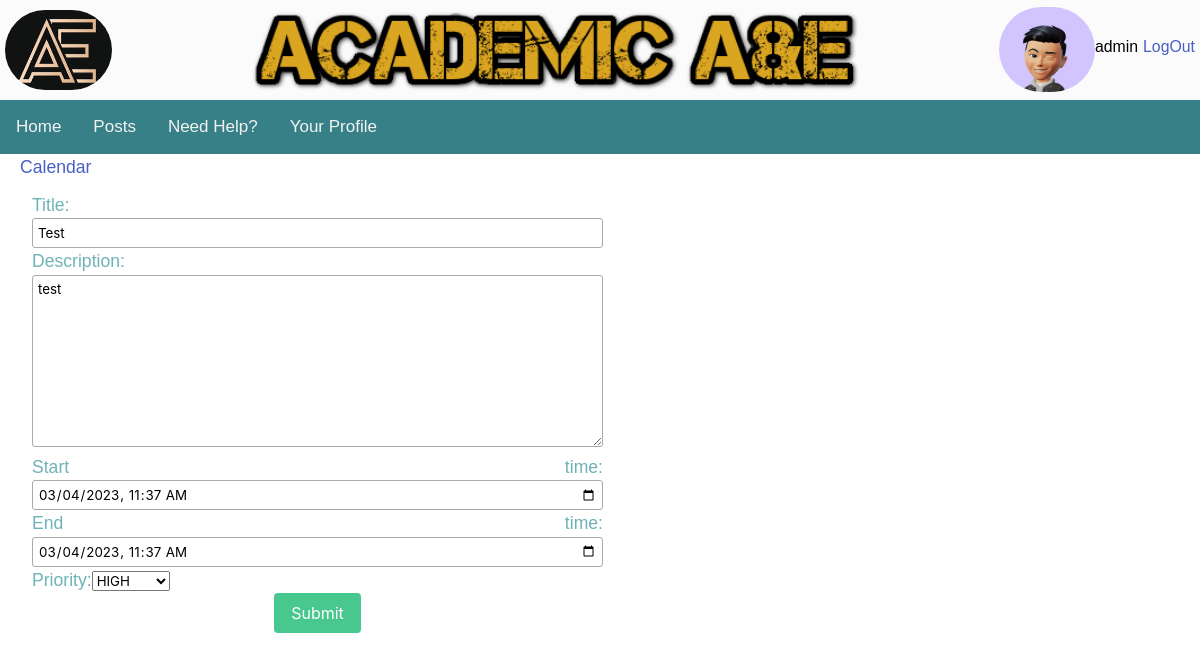
/event/update_event/4 (signed in), run on the app's committed database.
### user_profiles/models.py (models this page shows, shortened)
class Profile2(models.Model):
    user = models.OneToOneField(User, on_delete=models.CASCADE)
    avatar = models.ImageField(default='default.jpg', upload_to='profile_images')
    firstname = models.CharField(max_length=100)
    lastname = models.CharField(max_length=100)
    year_group = models.CharField(max_length=10, choices=YEAR_CHOICES)
    subject1 = models.ForeignKey(Subjects, blank=True, null=True, on_delete=models.CASCADE,related_name='subject1')
    subject2 = models.ForeignKey(Subjects, blank=True, null=True, on_delete=models.CASCADE,related_name='subject2')
    subject3 = models.ForeignKey(Subjects, blank=True, null=True, on_delete=models.CASCADE,related_name='subject3')
    subject4 = models.ForeignKey(Subjects, blank=True, null=True, on_delete=models.CASCADE,related_name='subject4')

### cal/models.py (models this page shows, shortened)
class Event(models.Model):
    title = models.CharField(max_length=100)
    priority=models.CharField(max_length=20, choices=EVENT_PRIORITY)
    description = models.TextField()
    start_time = models.DateTimeField()
    end_time = models.DateTimeField()
    username = models.ForeignKey(User, blank=True, null=True, on_delete=models.CASCADE)

### cal/views.py (the view, shortened to what this page needs)
# urls.py: path('event/update_event/<int:event_id>', views.event, name='update_event'),
@login_required(login_url=reverse_lazy('login'))
def event(request, event_id=None):
    instance = Event()
    if event_id:
        instance = get_object_or_404(Event, pk=event_id,username_id=request.user.id)
    else:
        instance = Event()
    form = EventForm(request.POST or None, instance=instance)
    return render(request, 'cal/event.html', {'form': form})

### cal/forms.py (shortened to what this page needs)
class EventForm(ModelForm):
  class Meta:
    model = Event
    widgets = {
      'start_time': DateInput(attrs={'type': 'datetime-local'}, format='%Y-%m-%dT%H:%M'),
      'end_time': DateInput(attrs={'type': 'datetime-local'}, format='%Y-%m-%dT%H:%M'),
    }
    fields = ['title','description','start_time','end_time','priority']
  def __init__(self, *args, **kwargs):
    super(EventForm, self).__init__(*args, **kwargs)
    self.fields['start_time'].input_formats = ('%Y-%m-%dT%H:%M',)
    self.fields['end_time'].input_formats = ('%Y-%m-%dT%H:%M',)

### cal/templates/cal/event.html (shortened to what this page needs)
{% extends "base.html" %}
{% block content %}
<div class="clearfix">
  <a class="btn btn-info left" href="{% url 'cal:calendar' %}"> Calendar </a>
</div>
<div class="column is-half">
  <form method="post">
      {{ form }}
      <div class="has-text-centered">
        <button type="submit" class="button is-success"> Submit </button>
      </div>
  </form>
</div>
{% endblock %}

### nea_site/templates/base.html (shortened to what this page needs)
{% load static %}
<!DOCTYPE html>
<html>
<head>
<link href ="{% static 'main.css' %}" rel ="stylesheet" type = "text/css">
<link rel="stylesheet" type="text/css" href="{% static 'cal/css/styles.css' %}">
<link rel="stylesheet" type="text/css" href="https://cdn.datatables.net/1.13.1/css/jquery.dataTables.min.css">
<link rel="stylesheet" href="https://cdnjs.cloudflare.com/ajax/libs/Chart.js/2.8.0/Chart.min.css" />
<link rel="stylesheet" href="https://cdn.jsdelivr.net/npm/bulma@0.9.3/css/bulma.min.css">
</head>
<body>
<div class ="wrapper">
    <div class="header">
        <div class="header-logo"><img class="header-logo-image" src="{% static 'logo.jpg' %}" alt=""/></div>
        <div class="header-top-banner"><img class="top-banner-image" src="{% static 'top_banner.png' %}" width="700" height="150" title="I'm the top banner" alt=""/></div>
        <div class="user-login-status">
            {% if user.is_authenticated %}
            <img class="user-profile-image" src="{{ user.profile2.avatar.url }} "/>
            <div class="user-name">  <h1>{{ user.username }} </h1></div>
            <div class="user-logout-url"><a href="{% url 'logout' %}?next=/">LogOut</a></div>
            {% endif %}
        </div>
    </div>
    <div id="topnavbar">
        <a class="nav-link" href="{% url 'homepage' %}">Home</a>
        <a class="nav-link" href="{% url 'posts:mainscreen' %} ">Posts</a>
        <a class="nav-link" href="/need_help">Need Help?</a>
        <a class="nav-link" href="/user_profiles/profile/">Your Profile</a>
    </div>
    <div id="main">
        {% block content %}
        {% endblock content %}
    </div>
</div>
</body>
</html>

### nea_site/static/main.css (style rules this page uses)
.wrapper { background-color: currentColor; font-family: 'Avenir', Helvetica, sans-serif; font-size: 1.1em; text-align: justify; color: #fbfbfb; margin-top: 0px; margin-left: auto; margin-right: auto; width: auto; }
.header { display:flex }
.header-logo { display:flex; height: 100px; vertical-align: top; margin-left: 5px; }
.header-logo-image { width: 120px; height: 80px; border-radius: 130px; margin-top: 10px; }
.user-profile-image { width: 120px; height: 85px; border-radius: 150px; vertical-align: top; margin-top: 7px; }
.header-top-banner { display: flex; width: auto; height: 100px; vertical-align: top; align-content: center; margin-right: 130px; margin-left: 130px; }
.top-banner-image { height: 100px; }
.user-login-status { color: #353942; display: flex; width: auto; }
.user-name { display: flex; text-align: center; font-size: 0.9em; margin-top: 5px; margin-right: 5px; padding-top: 30px; padding-bottom: 10px; clear: both; color: black; }
.user-logout-url { display: flex; text-align: center; font-size: 0.9em; margin-top: 5px; margin-right: 5px; padding-top: 30px; padding-bottom: 10px; clear: both; color: black; }
#topnavbar { background-color: #388087; overflow: hidden; }
#topnavbar a { float: left; color: #f2f2f2; text-align: center; padding: 14px 16px; text-decoration: none; font-size: 17px; }
#main { width: 100%; float: left; margin-left: 20px; margin-right: 10px; padding-right: 10px; color: #6FB3B8; }
input, textarea { width: 100%; padding: 5px!important; -webkit-box-sizing: border-box; -moz-box-sizing: border-box; border-radius: 3px; border-style: solid; border-width: 1px; border-color: rgb(169, 169, 169); }
input { height: 30px; }

### data on the page
Event: title "Test", description "test", start_time "03/04/2023 11:37", end_time "03/04/2023 11:37", priority "HIGH"

### other printed values
{{ user.username }} "admin"
